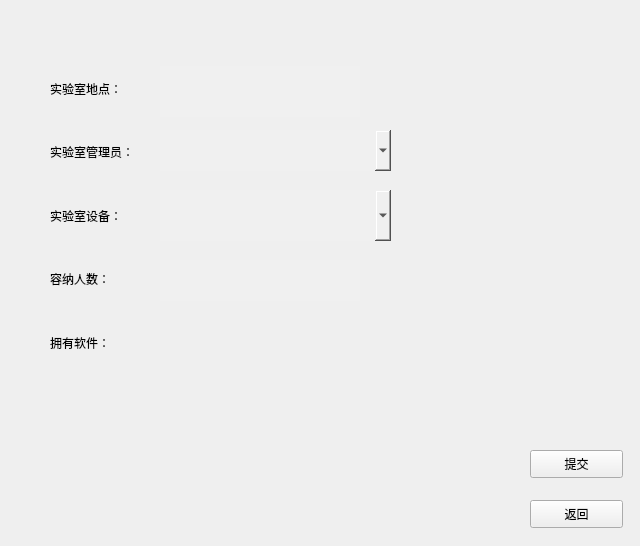
<?xml version="1.0" encoding="UTF-8"?>
<ui version="4.0">
 <class>lab_add_window</class>
 <widget class="QWidget" name="lab_add_window">
  <property name="geometry">
   <rect>
    <x>0</x>
    <y>0</y>
    <width>640</width>
    <height>546</height>
   </rect>
  </property>
  <property name="font">
   <font>
    <family>微软雅黑</family>
   </font>
  </property>
  <property name="windowTitle">
   <string>实验室详情</string>
  </property>
  <widget class="QLineEdit" name="lineEdit">
   <property name="geometry">
    <rect>
     <x>160</x>
     <y>66</y>
     <width>200</width>
     <height>51</height>
    </rect>
   </property>
   <property name="styleSheet">
    <string notr="true">background-color: rgb(240, 240, 240);
border:none;</string>
   </property>
   <property name="text">
    <string/>
   </property>
  </widget>
  <widget class="QLineEdit" name="lineEdit_4">
   <property name="geometry">
    <rect>
     <x>160</x>
     <y>260</y>
     <width>200</width>
     <height>41</height>
    </rect>
   </property>
   <property name="styleSheet">
    <string notr="true">background-color: rgb(240, 240, 240);
border:none;</string>
   </property>
   <property name="text">
    <string/>
   </property>
  </widget>
  <widget class="QScrollArea" name="scrollArea">
   <property name="geometry">
    <rect>
     <x>160</x>
     <y>330</y>
     <width>231</width>
     <height>191</height>
    </rect>
   </property>
   <property name="font">
    <font>
     <family>微软雅黑</family>
    </font>
   </property>
   <property name="styleSheet">
    <string notr="true">border:none;</string>
   </property>
   <property name="widgetResizable">
    <bool>true</bool>
   </property>
   <widget class="QWidget" name="scrollAreaWidgetContents">
    <property name="geometry">
     <rect>
      <x>0</x>
      <y>0</y>
      <width>231</width>
      <height>191</height>
     </rect>
    </property>
    <property name="font">
     <font>
      <family>微软雅黑</family>
     </font>
    </property>
    <layout class="QVBoxLayout" name="verticalLayout_3"/>
   </widget>
  </widget>
  <widget class="QPushButton" name="pushButton">
   <property name="geometry">
    <rect>
     <x>530</x>
     <y>450</y>
     <width>93</width>
     <height>28</height>
    </rect>
   </property>
   <property name="text">
    <string>提交</string>
   </property>
  </widget>
  <widget class="QPushButton" name="pushButton_2">
   <property name="geometry">
    <rect>
     <x>530</x>
     <y>500</y>
     <width>93</width>
     <height>28</height>
    </rect>
   </property>
   <property name="text">
    <string>返回</string>
   </property>
  </widget>
  <widget class="QComboBox" name="comboBox_3">
   <property name="geometry">
    <rect>
     <x>160</x>
     <y>190</y>
     <width>231</width>
     <height>51</height>
    </rect>
   </property>
   <property name="styleSheet">
    <string notr="true">border:none;
background-color: rgb(240, 240, 240);</string>
   </property>
  </widget>
  <widget class="QComboBox" name="comboBox_2">
   <property name="geometry">
    <rect>
     <x>160</x>
     <y>130</y>
     <width>231</width>
     <height>41</height>
    </rect>
   </property>
   <property name="styleSheet">
    <string notr="true">border:none;
background-color: rgb(240, 240, 240);</string>
   </property>
  </widget>
  <widget class="QWidget" name="layoutWidget">
   <property name="geometry">
    <rect>
     <x>50</x>
     <y>60</y>
     <width>111</width>
     <height>311</height>
    </rect>
   </property>
   <layout class="QVBoxLayout" name="verticalLayout">
    <item>
     <widget class="QLabel" name="label">
      <property name="text">
       <string>实验室地点：</string>
      </property>
     </widget>
    </item>
    <item>
     <widget class="QLabel" name="label_2">
      <property name="text">
       <string>实验室管理员：</string>
      </property>
     </widget>
    </item>
    <item>
     <widget class="QLabel" name="label_3">
      <property name="text">
       <string>实验室设备：</string>
      </property>
     </widget>
    </item>
    <item>
     <widget class="QLabel" name="label_4">
      <property name="text">
       <string>容纳人数：</string>
      </property>
     </widget>
    </item>
    <item>
     <widget class="QLabel" name="label_5">
      <property name="text">
       <string>拥有软件：</string>
      </property>
     </widget>
    </item>
   </layout>
  </widget>
 </widget>
 <resources/>
 <connections/>
</ui>
